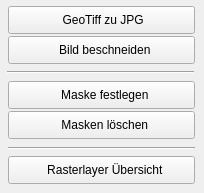
        <widget class="QWidget" name="tab_4">
         <attribute name="title">
          <string>Tools Raster</string>
         </attribute>
         <widget class="QPushButton" name="pushButton_11">
          <property name="geometry">
           <rect>
            <x>8</x>
            <y>156</y>
            <width>187</width>
            <height>28</height>
           </rect>
          </property>
          <property name="text">
           <string>  Rasterlayer Übersicht</string>
          </property>
          <property name="icon">
           <iconset>
            <normaloff>../Icons/Thumbs.gif</normaloff>../Icons/Thumbs.gif</iconset>
          </property>
         </widget>
         <widget class="QPushButton" name="pushButton_5">
          <property name="geometry">
           <rect>
            <x>8</x>
            <y>36</y>
            <width>187</width>
            <height>28</height>
           </rect>
          </property>
          <property name="text">
           <string>  Bild beschneiden</string>
          </property>
          <property name="icon">
           <iconset>
            <normaloff>../Icons/cut.gif</normaloff>../Icons/cut.gif</iconset>
          </property>
         </widget>
         <widget class="QPushButton" name="pushButton_7">
          <property name="geometry">
           <rect>
            <x>8</x>
            <y>111</y>
            <width>187</width>
            <height>28</height>
           </rect>
          </property>
          <property name="text">
           <string>  Masken löschen</string>
          </property>
          <property name="icon">
           <iconset>
            <normaloff>../Icons/cutmaskdel.gif</normaloff>../Icons/cutmaskdel.gif</iconset>
          </property>
         </widget>
         <widget class="QPushButton" name="pushButton_4">
          <property name="geometry">
           <rect>
            <x>8</x>
            <y>6</y>
            <width>187</width>
            <height>28</height>
           </rect>
          </property>
          <property name="text">
           <string> GeoTiff zu JPG</string>
          </property>
          <property name="icon">
           <iconset>
            <normaloff>../Icons/V_Jpg-Tif.gif</normaloff>../Icons/V_Jpg-Tif.gif</iconset>
          </property>
          <property name="iconSize">
           <size>
            <width>60</width>
            <height>24</height>
           </size>
          </property>
         </widget>
         <widget class="QPushButton" name="pushButton_6">
          <property name="geometry">
           <rect>
            <x>8</x>
            <y>81</y>
            <width>187</width>
            <height>28</height>
           </rect>
          </property>
          <property name="text">
           <string>  Maske festlegen</string>
          </property>
          <property name="icon">
           <iconset>
            <normaloff>../Icons/cutmask.gif</normaloff>../Icons/cutmask.gif</iconset>
          </property>
         </widget>
         <widget class="Line" name="line_2">
          <property name="geometry">
           <rect>
            <x>7</x>
            <y>64</y>
            <width>187</width>
            <height>16</height>
           </rect>
          </property>
          <property name="orientation">
           <enum>Qt::Horizontal</enum>
          </property>
         </widget>
         <widget class="Line" name="line_3">
          <property name="geometry">
           <rect>
            <x>8</x>
            <y>140</y>
            <width>187</width>
            <height>16</height>
           </rect>
          </property>
          <property name="orientation">
           <enum>Qt::Horizontal</enum>
          </property>
         </widget>
        </widget>
